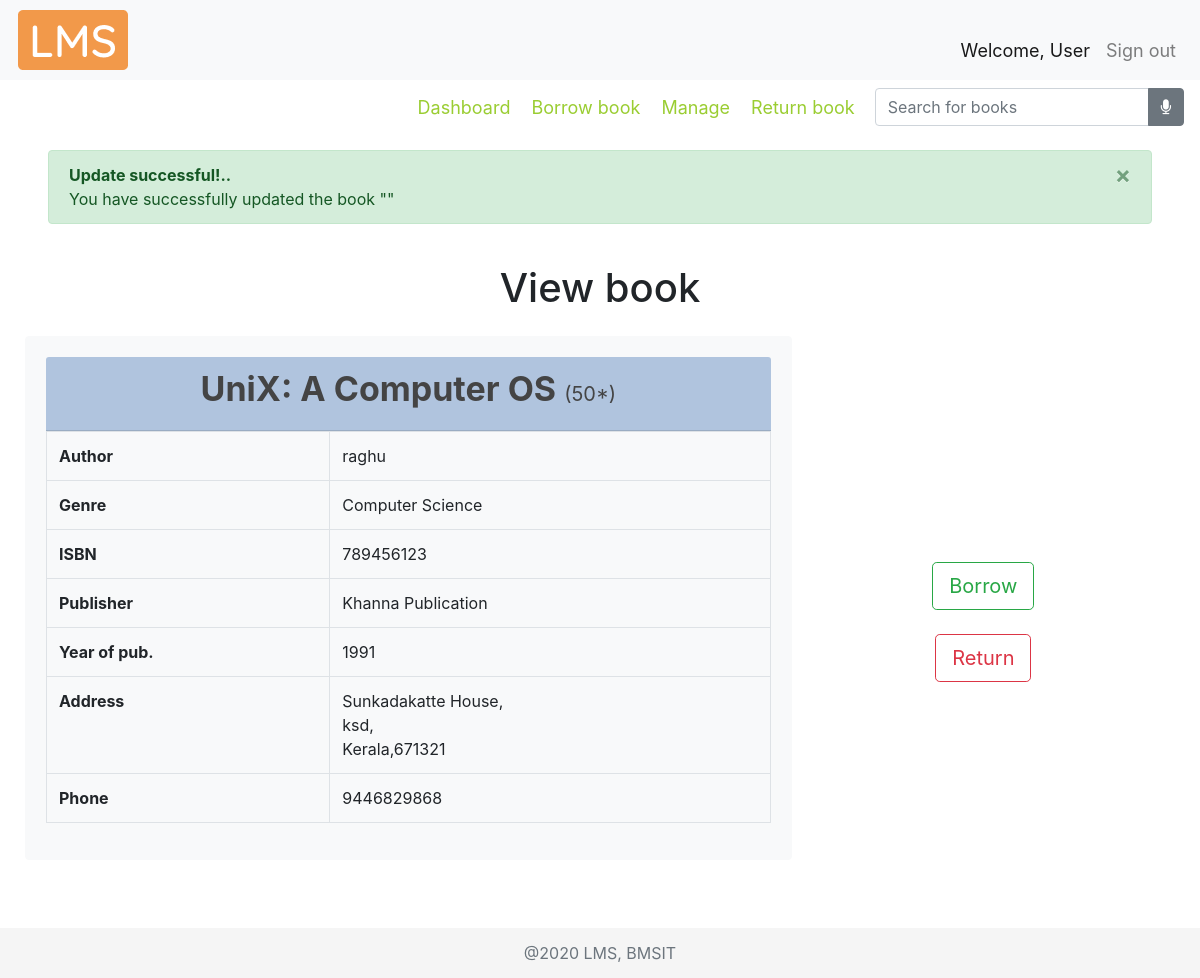
The page /viewbook/3/ on the database as committed earlier.
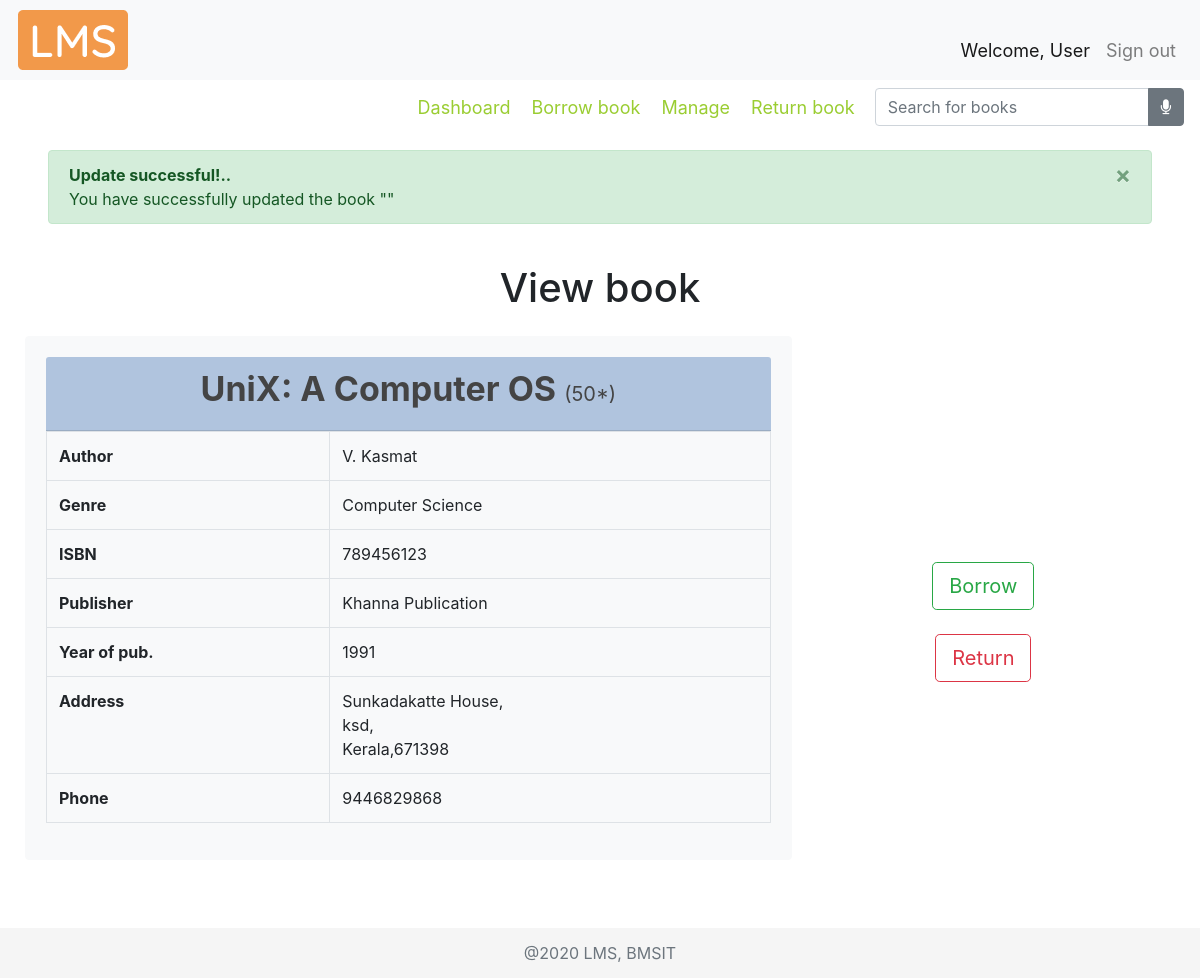
The same page on the database as committed later.
### libraryApp/models.py (models this page shows, shortened)
class BOOK(models.Model):
    bookTitle = models.CharField(max_length=50)
    genre = models.CharField(max_length=30, null=True)
    pubYear = models.CharField(max_length=4, null=True)
    isbn = models.CharField(max_length=13, null=True)
    librarianID = models.ForeignKey(
        LIBRARIAN, null=True, on_delete=models.SET_NULL)
    pubID = models.ForeignKey(PUBLISHER, null=True, on_delete=models.CASCADE)
    authorID = models.ManyToManyField(AUTHOR)

class AUTHOR(models.Model):
    authorName = models.CharField(max_length=30)
    def __str__(self):
        return self.authorName

class PUBLISHER(models.Model):
    pubName = models.CharField(max_length=30)
    streetAddr = models.CharField(max_length=50)
    district = models.CharField(max_length=20)
    state = models.CharField(max_length=20)
    pinCode = models.CharField(max_length=6)
    phoneNum = models.CharField(max_length=10)

### libraryApp/views.py (the view)
# urls.py: path('viewbook/<str:bookID>/', views.viewBook, name="viewbook"),
def viewBook(request, bookID):
    viewBook = 'libraryApp/view_book.html'
    myFilter = BookFilter(request.GET, queryset=BOOK.objects.all())
    books = myFilter.qs
    book = BOOK.objects.get(id=bookID)
    pub = PUBLISHER.objects.filter(book__id=book.id).first()
    stock = STOCK.objects.filter(bookID__id=book.id).first()
    authors = AUTHOR.objects.filter(book__id=book.id)
    authorList = []
    authorIDList = []
    for a in authors.all():
        if a not in authorList: #loic to check redundancy
            authorList.append(a)
            authorIDList.append(a.id)
    authorString = ', '.join(map(str, authorList))
    bookObject = tempBook(None, book.bookTitle, book.id, book.genre, pub.id, pub.pubName, book.pubYear, authorIDList, authorString, book.isbn, stock.bookCopies)
    context = {
        "book" : bookObject,
        "pub" : pub,
        "myFilter" : myFilter
    }
    return render(request, viewBook, context)

### libraryApp/templates/libraryApp/view_book.html (shortened to what this page needs)
{% extends 'libraryApp/main.html' %}
{% load static %}
{% block content %}
<div>
    <h1 class="text-center">
        View book
    </h1>
</div>
<div class="row align-items-center viewBook mt-4">
    <div class="card card-body border-light bg-light col-md-8">
        <div class="card-header text-center cardHead">
            <div class="row justify-content-center">
                <h3 class="font-weight-bold bookTitle">
                    {{book.bookTitle}} <span class="small">({{book.stock}}*)</span>
                </h3>
            </div>
        </div>
        <div>
            <table class="table table-bordered">
                <tbody>
                    <tr>
                        <th scope="row">Author</th>
                        <td>{{book.author}}</td>
                    </tr>
                    <tr>
                        <th scope="row">Genre</th>
                        <td>{{book.genre}}</td>
                    </tr>
                    <tr>
                        <th scope="row">ISBN</th>
                        <td>{{book.isbn}}</td>
                    </tr>
                    <tr>
                        <th scope="row">Publisher</th>
                        <td>{{book.pubName}}</td>
                    </tr>
                    <tr>
                        <th scope="row">Year of pub.</th>
                        <td>{{book.pubYear}}</td>
                    </tr>
                    <tr>
                        <th scope="row">Address</th>
                        <td>{{pub.streetAddr}},<br> {{pub.district}},<br> {{pub.state}},{{pub.pinCode}}</td>
                    </tr>
                    <tr>
                        <th scope="row">Phone</th>
                        <td>{{pub.phoneNum}}</td>
                    </tr>
                </tbody>
            </table>
        </div>
    </div>
    <div class="col-md-4 mt-5">
        <div class="row justify-content-center">
            <a href="{% url 'dashboard' %}"><button type="button" class="btn btn-outline-success btn-lg"
                    data-toggle="tooltip" data-placement="right"
                    title="Click here to borrow the book">Borrow</button></a>
        </div>
        <br>
        <div class="row justify-content-center">
            <a href="{% url 'dashboard' %}"><button type="button" class="btn btn-outline-danger btn-lg"
                    data-toggle="tooltip" data-placement="right"
                    title="Click here to return the book">Return</button></a>
        </div>
    </div>
</div>
<br>
{% endblock %}

### libraryApp/templates/libraryApp/main.html (shortened to what this page needs)
{% load static %}
<!DOCTYPE html>
<html lang="en">
<head>
  <link rel="stylesheet" href="https://stackpath.bootstrapcdn.com/bootstrap/4.3.1/css/bootstrap.min.css"
>
  <link rel="stylesheet" href="https://stackpath.bootstrapcdn.com/font-awesome/4.7.0/css/font-awesome.min.css">
  <link rel="stylesheet" href="{% static '/css/main.css' %}">
</head>
<body>
  {% include 'libraryApp/navbar.html' %}
  <div class="alert alert-success alert-dismissible fade show ml-5 mr-5 mt-3" role="alert">
    <strong>Update successful!..</strong><br> You have successfully updated the book ""
    <button type="button" class="close" data-dismiss="alert" aria-label="Close">
      <span aria-hidden="true">&times;</span>
    </button>
  </div>
  <br>
  <div class="container-fluid">
    {% block content %}
    {% endblock %}
  </div>
  <br>
  <footer class="footer">
    <div class="container text-center">
      <span class="text-muted">@2020 LMS, BMSIT</span>
    </div>
  </footer>
</body>
</html>

### libraryApp/templates/libraryApp/navbar.html (shortened to what this page needs)
{% load static %}
<nav class="navbar navbar-expand-lg navbar-light bg-light align-items-end">
  <img class="logo" src="{% static '/img/lms.png' %}" alt="" >
<div class="collapse navbar-collapse" id="navbarNavAltMarkup">
  <div class="navbar-nav navbar-right ml-auto">
    <a class="nav-item nav-link active welcomeMsg" href="#">Welcome, User<span class="sr-only">(current)</span></a>
    <a class="nav-item nav-link welcomeMsg" href="{% url 'signin' %}">Sign out</a>
  </div>
</div>
</nav>
<nav class="navbar">
    <div class="navbar-nav mySubMenu ml-auto">
      <nav>
      {% if dbActive == True %}
        <a class="text-muted" href="{% url 'dashboard' %}">Dashboard</a>
        <a href="{% url 'borrowbook' %}">Borrow book</a>
        <a href="{% url 'manage' %}">Manage</a>
        <a href="{% url 'returnbook' %}">Return book</a>
      {% elif bbActive == True %}
        <a href="{% url 'dashboard' %}">Dashboard</a>
        <a class="text-muted" href="{% url 'borrowbook' %}">Borrow book</a>
        <a href="{% url 'manage' %}">Manage</a>
        {% comment %} Manage book {% endcomment %}
        <a href="{% url 'returnbook' %}">Return book</a>
      {% elif rbActive == True %}
        <a href="{% url 'dashboard' %}">Dashboard</a>
        <a href="{% url 'borrowbook' %}">Borrow book</a>
        <a href="{% url 'manage' %}">Manage</a>
        <a class="text-muted" href="{% url 'returnbook' %}">Return book</a>
      {% elif mActive == True %}
        <a href="{% url 'dashboard' %}">Dashboard</a>
        <a href="{% url 'borrowbook' %}">Borrow book</a>
        <a class="text-muted" href="{% url 'manage' %}">Manage</a>
        <a href="{% url 'returnbook' %}">Return book</a>
      {% else %}
        <a href="{% url 'dashboard' %}">Dashboard</a>
        <a href="{% url 'borrowbook' %}">Borrow book</a>
        <a href="{% url 'manage' %}">Manage</a>
        <a href="{% url 'returnbook' %}">Return book</a>
      {% endif %}
      </nav>
    </div>
    <form class="form-inline">
      <div class="input-group">
            <input type="text" class="form-control" placeholder="Search for books">
            <div class="input-group-append">
                <button class="btn btn-secondary" type="button">
                    <i class="fa fa-microphone"></i>
                </button>
            </div>
        </div>
    </form>
  </nav>

### static/css/main.css (style rules this page uses)
html { position: relative; min-height: 100%; }
body { margin-bottom: 60px; background-color: #fff; }
.footer { position: absolute; bottom: 0; width: 100%; height: 50px; line-height: 50px; background-color: #f5f5f5; }
.mySubMenu { margin-right: 10px; padding: 2px; font-size: large; }
.mySubMenu a { padding-left: 8px; padding-right: 8px; color: yellowgreen; }

### libraryApp/templates/libraryApp/navbar.html (style rules this page uses)
.welcomeMsg { font-size: 18px; color: #555555; }
.logo { margin: 2px; }

### libraryApp/templates/libraryApp/view_book.html (style rules this page uses)
.viewBook { margin: 10px; }
.bookTitle { font-size: 34px; color: #444444; }
.cardHead { background-color: lightsteelblue; }
.small { font-size: 20px; }

Rows that differ between the two databases and show on the page:
removed AUTHOR: author "raghu"
added AUTHOR: author "V. Kasmat"
changed PUBLISHER "Khanna Publication": pinCode "671321" → "671398"
